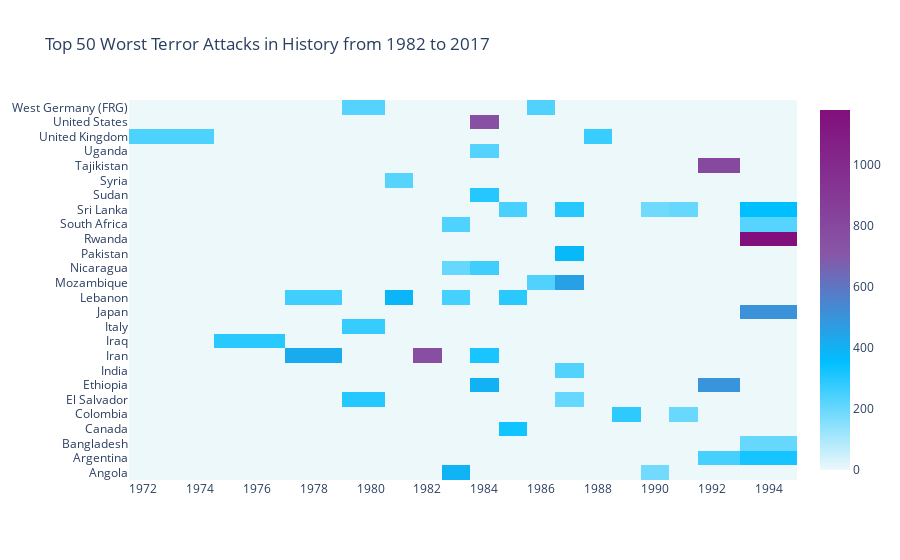

The cell this chart's notebook holds for it:
### Code cell
import plotly.offline as py
py.init_notebook_mode(connected=True)
import plotly.graph_objs as go
colorscale = [[0, '#edf8fb'], [.3, '#00BFFF'],  [.6, '#8856a7'],  [1, '#810f7c']]
heatmap = go.Heatmap(z=heat.values, x=heat.columns, y=heat.index, colorscale=colorscale)
data = [heatmap]
layout = go.Layout(
    title='Top 50 Worst Terror Attacks in History from 1982 to 2017',
    xaxis = dict(ticks='', nticks=20),
    yaxis = dict(ticks='')
)
fig = go.Figure(data=data, layout=layout)
py.iplot(fig, filename='heatmap',show_link=False)

### Figure 1 — Plotly figure (JSON) as saved in the notebook; plotly's stock layout.template omitted (floating-point values rounded to 4 significant figures; data arrays with more than 128 entries replaced by an {"elided": "..."} marker saying what was removed)
{"data": [{"colorscale": [[0, "#edf8fb"], [0.3, "#00BFFF"], [0.6, "#8856a7"], [1, "#810f7c"]], "x": [1973, 1976, 1978, 1980, 1981, 1982, 1983, 1984, 1985, 1986, 1987, 1988, 1989, 1990, 1991, 1992, 1994], "y": ["Angola", "Argentina", "Bangladesh", "Canada", "Colombia", "El Salvador", "Ethiopia", "India", "Iran", "Iraq", "Italy", "Japan", "Lebanon", "Mozambique", "Nicaragua", "Pakistan", "Rwanda", "South Africa", "Sri Lanka", "Sudan", "Syria", "Tajikistan", "Uganda", "United Kingdom", "United States", "West Germany (FRG)"], "z": {"elided": "26x17 float values"}, "type": "heatmap"}], "layout": {"title": {"text": "Top 50 Worst Terror Attacks in History from 1982 to 2017"}, "xaxis": {"nticks": 20, "ticks": ""}, "yaxis": {"ticks": ""}}}
